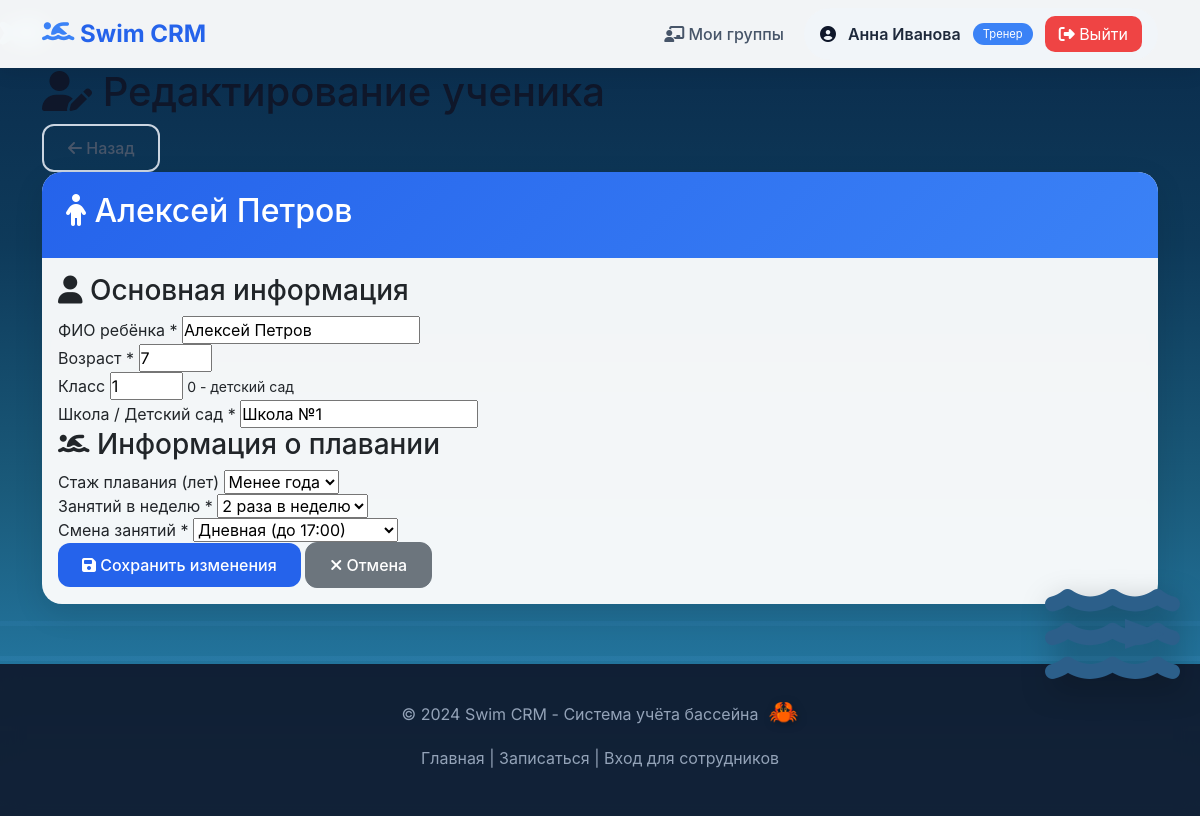
The app's page /trainer/student/1/edit (signed in) with its own data.
### tables this page shows
CREATE TABLE trainers (
                id INTEGER PRIMARY KEY AUTOINCREMENT,
                full_name VARCHAR(255) NOT NULL,
                phone VARCHAR(20),
                email VARCHAR(255),
                login VARCHAR(100) NOT NULL UNIQUE,
                password_hash VARCHAR(255) NOT NULL,
                specialization TEXT,
                is_active BOOLEAN DEFAULT 1,
                created_at TIMESTAMP DEFAULT CURRENT_TIMESTAMP
            );

CREATE TABLE children (
                id INTEGER PRIMARY KEY AUTOINCREMENT,
                parent_id INTEGER NOT NULL,
                full_name VARCHAR(255) NOT NULL,
                age INTEGER CHECK (age BETWEEN 3 AND 17),
                class_number INTEGER CHECK (class_number BETWEEN 0 AND 11 OR class_number IS NULL),
                school_name VARCHAR(255),
                swimming_years INTEGER DEFAULT 1,
                shift VARCHAR(10) CHECK (shift IN ('day', 'evening')),
                desired_lessons_per_week INTEGER CHECK (desired_lessons_per_week IN (1,2,3)),
                created_at TIMESTAMP DEFAULT CURRENT_TIMESTAMP,
                FOREIGN KEY (parent_id) REFERENCES parents(id) ON DELETE CASCADE
            );

### main.py (the view)
@app.get("/trainer/student/{child_id}/edit", response_class=HTMLResponse)
async def edit_student_form(
    request: Request,
    child_id: int,
    current_user = Depends(get_current_user),
    db_cursor = Depends(get_db)
):
    require_trainer_or_admin(current_user)
    db_cursor.execute(
        """
        SELECT id, full_name, age, class_number, school_name,
               swimming_years, shift, desired_lessons_per_week
        FROM children
        WHERE id = ?
        """,
        (child_id,)
    )
    child = db_cursor.fetchone()
    if not child:
        raise HTTPException(status_code=404, detail="Ученик не найден")
    if current_user["type"] != "admin":
        db_cursor.execute(
            """
            SELECT g.trainer_id
            FROM enrollments e
            JOIN groups g ON e.group_id = g.id
            WHERE e.child_id = ? AND e.is_active = 1
            """,
            (child_id,)
        )
        group = db_cursor.fetchone()
        if not group or group["trainer_id"] != current_user["id"]:
            raise HTTPException(status_code=403, detail="Нет прав на редактирование этого ученика")
    return templates.TemplateResponse(
        request,
        "edit_student.html",
        {
            "request": request,
            "child": dict(child),
            "current_user": current_user
        }
    )

### templates/edit_student.html (shortened to what this page needs)
{% extends "base.html" %}
{% block content %}
<div class="container">
    <div class="page-header">
        <h1><i class="fas fa-user-edit"></i> Редактирование ученика</h1>
        <a href="javascript:history.back()" class="btn btn-outline">
            <i class="fas fa-arrow-left"></i> Назад
        </a>
    </div>
    <div class="card">
        <div class="card-header">
            <h2><i class="fas fa-child"></i> {{ child.full_name }}</h2>
        </div>
        <div class="card-body">
            <form method="post" action="/trainer/student/{{ child.id }}/edit">
                <div class="form-section">
                    <h3><i class="fas fa-user"></i> Основная информация</h3>
                    <div class="form-group">
                        <label for="full_name">ФИО ребёнка *</label>
                        <input type="text" id="full_name" name="full_name" value="{{ child.full_name }}" required>
                    </div>
                    <div class="form-row">
                        <div class="form-group">
                            <label for="age">Возраст *</label>
                            <input type="number" id="age" name="age" min="3" max="17" value="{{ child.age }}" required>
                        </div>
                        <div class="form-group">
                            <label for="class_number">Класс</label>
                            <input type="number" id="class_number" name="class_number" min="0" max="11" value="{{ child.class_number or '' }}">
                            <small>0 - детский сад</small>
                        </div>
                    </div>
                    <div class="form-group">
                        <label for="school_name">Школа / Детский сад *</label>
                        <input type="text" id="school_name" name="school_name" value="{{ child.school_name }}" required>
                    </div>
                </div>
                <div class="form-section">
                    <h3><i class="fas fa-swimmer"></i> Информация о плавании</h3>
                    <div class="form-row">
                        <div class="form-group">
                            <label for="swimming_years">Стаж плавания (лет)</label>
                            <select id="swimming_years" name="swimming_years">
                                <option value="1" {% if child.swimming_years == 1 %}selected{% endif %}>Менее года</option>
                            </select>
                        </div>
                        <div class="form-group">
                            <label for="desired_lessons_per_week">Занятий в неделю *</label>
                            <select id="desired_lessons_per_week" name="desired_lessons_per_week" required>
                                <option value="2" {% if child.desired_lessons_per_week == 2 %}selected{% endif %}>2 раза в неделю</option>
                            </select>
                        </div>
                    </div>
                    <div class="form-group">
                        <label for="shift">Смена занятий *</label>
                        <select id="shift" name="shift" required>
                            <option value="day" {% if child.shift == 'day' %}selected{% endif %}>Дневная (до 17:00)</option>
                        </select>
                    </div>
                </div>
                <div class="form-actions">
                    <button type="submit" class="btn btn-primary">
                        <i class="fas fa-save"></i> Сохранить изменения
                    </button>
                    <a href="javascript:history.back()" class="btn btn-secondary">
                        <i class="fas fa-times"></i> Отмена
                    </a>
                </div>
            </form>
        </div>
    </div>
</div>
{% endblock %}

### templates/base.html (shortened to what this page needs)
<!DOCTYPE html>
<html lang="ru">
<head>
    <link href="https://cdn.jsdelivr.net/npm/bootstrap@5.3.0/dist/css/bootstrap.min.css" rel="stylesheet">
    <link rel="stylesheet" href="https://cdnjs.cloudflare.com/ajax/libs/font-awesome/6.4.0/css/all.min.css">
</head>
<body>
    <div class="water-background">
        <div class="wave"></div>
        <div class="wave"></div>
    </div>
    <div class="dolphin dolphin-1">
    </div>
    <div class="dolphin dolphin-2">
    </div>
    <div class="dolphin dolphin-3">
    </div>
    <div class="dolphin dolphin-4">
    </div>
    <div class="whale">
        <i class="fas fa-water"></i>
        <div class="whale-mouth"></div>
    </div>
    <nav class="navbar navbar-expand-lg">
        <div class="container">
            <a class="navbar-brand" href="/">
                <i class="fas fa-swimmer"></i>
                <span>Swim CRM</span>
            </a>
            <div class="collapse navbar-collapse" id="navbarNav">
                <ul class="navbar-nav ms-auto align-items-center gap-2">
                    {% if current_user %}
                        {% if current_user.type == 'parent' %}
                            <li class="nav-item"><a class="nav-link" href="/parent/profile"><i class="fas fa-user"></i> Мои дети</a></li>
                        {% elif current_user.type == 'trainer' %}
                            <li class="nav-item"><a class="nav-link" href="/trainer/dashboard"><i class="fas fa-chalkboard-user"></i> Мои группы</a></li>
                        {% elif current_user.type == 'admin' %}
                            <li class="nav-item"><a class="nav-link" href="/dashboard"><i class="fas fa-tachometer-alt"></i> Дашборд</a></li>
                            <li class="nav-item"><a class="nav-link" href="/trainer/dashboard"><i class="fas fa-users"></i> Все группы</a></li>
                        {% endif %}
                        <li class="nav-item">
                            <div class="user-info">
                                <i class="fas fa-user-circle"></i>
                                <span class="user-name">{{ current_user.name }}</span>
                                <span class="user-type">
                                    {% if current_user.type == 'parent' %}Родитель
                                    {% elif current_user.type == 'trainer' %}Тренер
                                    {% else %}Администратор{% endif %}
                                </span>
                                <a href="/logout" class="logout-btn" style="background: #ef4444; color: white; padding: 6px 14px; border-radius: 10px; text-decoration: none;">
                                    <i class="fas fa-sign-out-alt"></i> Выйти
                                </a>
                            </div>
                        </li>
                    {% else %}
                        <li class="nav-item"><a class="nav-link" href="/login"><i class="fas fa-sign-in-alt"></i> Вход</a></li>
                        <li class="nav-item"><a class="btn btn-primary" href="/apply"><i class="fas fa-pen"></i> Записаться</a></li>
                    {% endif %}
                </ul>
            </div>
        </div>
    </nav>
    <main class="fade-in">
        {% block content %}
        {% endblock %}
    </main>
    <footer class="footer">
        <p>&copy; 2024 Swim CRM - Система учёта бассейна</p>
        <p class="mt-2">
            <a href="/">Главная</a> |
            <a href="/apply">Записаться</a> |
            <a href="/login">Вход для сотрудников</a>
        </p>
    </footer>
<div class="ocean-background" id="oceanBackground"></div>
</body>
</html>

### templates/base.html (style rules this page uses)
* { margin: 0; padding: 0; box-sizing: border-box; }
body { font-family: 'Inter', -apple-system, BlinkMacSystemFont, 'Segoe UI', Roboto, sans-serif; min-height: 100vh; color: #0f172a; position: relative; overflow-x: hidden; background: #0a2a4a; }
.water-background { position: fixed; top: 0; left: 0; width: 100%; height: 100%; z-index: 0; overflow: hidden; background: linear-gradient(180deg, #0a2a4a 0%, #0e3a5a 30%, #1a5a7a 60%, #2a8aba 100%); }
.wave { position: absolute; width: 200%; height: 100px; background: repeating-linear-gradient( transparent 0px, transparent 30px, rgba(100, 180, 250, 0.3) 30px, rgba(100, 180, 250, 0.3) 35px, transparent 35px, transparent 65px, rgba(80, 160, 230, 0.2) 65px, rgba(80, 160, 230, 0.2) 70px ); bottom: 0; left: -50%; animation: waveMoveLeft 8s linear infinite; }
.wave:nth-child(4) { bottom: 150px; height: 40px; animation-duration: 7s; opacity: 0.3; animation-delay: 0.5s; }
.wave:nth-child(5) { bottom: 190px; height: 35px; animation-duration: 9s; opacity: 0.25; animation-delay: 3s; }
.dolphin { position: absolute; font-size: 45px; cursor: pointer; filter: drop-shadow(2px 4px 6px rgba(0,0,0,0.2)); z-index: 2; }
.dolphin-1 { animation: dolphinSwim1 14s ease-in-out infinite; }
.dolphin-2 { animation: dolphinSwim2 16s ease-in-out infinite; animation-delay: 3s; }
.dolphin-3 { animation: dolphinSwim3 18s ease-in-out infinite; animation-delay: 6s; }
.dolphin-4 { animation: dolphinSwim4 20s ease-in-out infinite; animation-delay: 9s; }
.whale { position: fixed; right: -200px; bottom: 15%; z-index: 15; cursor: pointer; animation: whaleEnter 2s ease-out forwards; }
.whale i { font-size: 120px; color: #2c5f8a; filter: drop-shadow(5px 10px 15px rgba(0,0,0,0.3)); transition: transform 0.3s; }
.whale-mouth { position: absolute; top: 45px; right: 15px; width: 0; height: 0; border-left: 40px solid #2c5f8a; border-top: 15px solid transparent; border-bottom: 15px solid transparent; transition: all 0.3s; }
.navbar { background: rgba(255, 255, 255, 0.95); backdrop-filter: blur(10px); box-shadow: 0 4px 20px rgba(0, 0, 0, 0.08); position: sticky; top: 0; z-index: 1000; }
.navbar-brand { font-weight: 700; color: #2563eb !important; font-size: 1.5rem; }
.navbar-brand i { font-size: 1.8rem; color: #3b82f6; }
.nav-link { color: #475569 !important; font-weight: 500; transition: all 0.3s ease; border-radius: 10px; margin: 0 4px; }
.user-info { background: #f1f5f9; padding: 8px 16px; border-radius: 40px; display: flex; align-items: center; gap: 12px; }
.user-name { font-weight: 600; color: #1e293b; }
.user-type { font-size: 0.7rem; padding: 3px 10px; border-radius: 20px; background: #3b82f6; color: white; }
.logout-btn { background: #ef4444 !important; color: white !important; border-radius: 8px; padding: 6px 14px; }
.btn { border-radius: 12px; font-weight: 500; padding: 10px 24px; transition: all 0.3s ease; }
.btn-primary { background: #2563eb; border: none; }
.btn-outline { background: transparent; border: 2px solid #cbd5e1; color: #475569; }
.card { border: none; border-radius: 20px; box-shadow: 0 10px 30px rgba(0, 0, 0, 0.1); transition: all 0.3s ease; background: rgba(255, 255, 255, 0.95); backdrop-filter: blur(5px); overflow: hidden; }
.card-header { background: linear-gradient(135deg, #2563eb 0%, #3b82f6 100%); color: white; border: none; padding: 20px 24px; }
.container { position: relative; z-index: 10; }
.footer { background: rgba(15, 23, 42, 0.9); backdrop-filter: blur(10px); color: #94a3b8; text-align: center; padding: 30px; margin-top: 60px; position: relative; z-index: 10; }
.footer a { color: #94a3b8; text-decoration: none; transition: color 0.3s; }
.fade-in { animation: fadeInUp 0.6s ease; }
.ocean-background { position: fixed; top: 0; left: 0; width: 100%; height: 100%; z-index: -1; overflow: hidden; pointer-events: none; }

### records on screen
trainers: name "Анна Иванова"
children: full_name "Алексей Петров", age "7", class_number "1", school_name "Школа №1", swimming_years "Менее года", desired_lessons_per_week "2 раза в неделю", shift "Дневная (до 17:00)"
